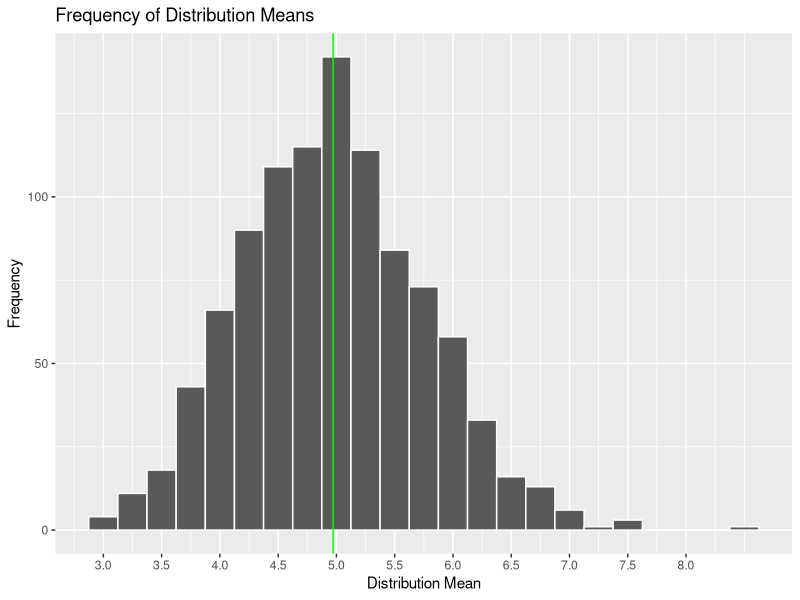

Source code (R):
## ---- chunk 1
# require(gdata)
require(ggplot2)
# require(lattice)
require(knitr)
# require(plyr)
# require(reshape2)
require(xtable)
# require(markdown)

# set.seed(54321)
set.seed(12345)
opts_chunk$set(echo=TRUE, fig.align='center', message=FALSE, cache=FALSE)
## ---- chunk 2
lambda <- 0.2; s <- 40; n <- 1000;
dist <- matrix(rexp(s*n, rate=lambda), ncol=s, nrow=n)
distMean <- rowMeans(dist)
# summary(distMean)
## ---- chunk 3
centerTheoretical <- 1/lambda
centerCalculated <- mean(distMean)

pl <- ggplot(data=data.frame(distMean), aes(x=distMean)) +
  geom_histogram(binwidth=0.25, colour='white') + 
  ggtitle('Frequency of Distribution Means') + xlab('Distribution Mean') + 
  scale_x_continuous(breaks = round(seq(min(distMean), max(distMean), by = 0.5),1)) + 
  geom_vline(xintercept=centerCalculated, colour='green') + ylab('Frequency')
print(plot)
